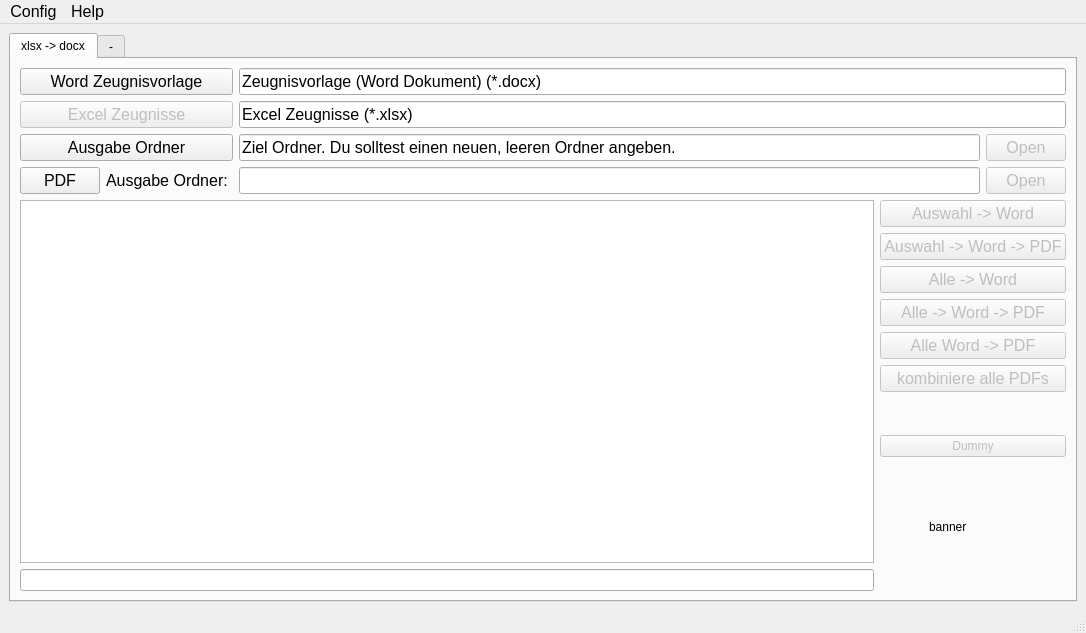
<?xml version="1.0" encoding="UTF-8"?>
<ui version="4.0">
 <class>MainWindow</class>
 <widget class="QMainWindow" name="MainWindow">
  <property name="geometry">
   <rect>
    <x>0</x>
    <y>0</y>
    <width>1086</width>
    <height>633</height>
   </rect>
  </property>
  <property name="windowTitle">
   <string>MainWindow</string>
  </property>
  <widget class="QWidget" name="centralwidget">
   <layout class="QGridLayout" name="gridLayout_2">
    <item row="0" column="0">
     <widget class="QTabWidget" name="tabWidget">
      <property name="currentIndex">
       <number>0</number>
      </property>
      <widget class="QWidget" name="tab">
       <attribute name="title">
        <string>xlsx -&gt; docx</string>
       </attribute>
       <layout class="QGridLayout" name="gridLayout">
        <item row="0" column="0" colspan="2">
         <layout class="QHBoxLayout" name="horizontalLayout_2">
          <item>
           <layout class="QVBoxLayout" name="verticalLayout_4">
            <item>
             <widget class="QPushButton" name="pushButton_Zeugnisvorlage">
              <property name="font">
               <font>
                <pointsize>12</pointsize>
               </font>
              </property>
              <property name="text">
               <string>Word Zeugnisvorlage</string>
              </property>
             </widget>
            </item>
            <item>
             <widget class="QPushButton" name="pushButton_Excel_Zeugnisse">
              <property name="enabled">
               <bool>false</bool>
              </property>
              <property name="font">
               <font>
                <pointsize>12</pointsize>
               </font>
              </property>
              <property name="text">
               <string>Excel Zeugnisse</string>
              </property>
             </widget>
            </item>
            <item>
             <widget class="QPushButton" name="pushButton_Ausgabe_Ordner">
              <property name="enabled">
               <bool>true</bool>
              </property>
              <property name="font">
               <font>
                <pointsize>12</pointsize>
               </font>
              </property>
              <property name="text">
               <string>Ausgabe Ordner</string>
              </property>
             </widget>
            </item>
            <item>
             <layout class="QHBoxLayout" name="horizontalLayout_5">
              <item>
               <widget class="QPushButton" name="pushButton_PDF_Folder">
                <property name="font">
                 <font>
                  <pointsize>12</pointsize>
                 </font>
                </property>
                <property name="text">
                 <string>PDF</string>
                </property>
               </widget>
              </item>
              <item>
               <widget class="QLabel" name="label_PDF_Folder">
                <property name="font">
                 <font>
                  <pointsize>12</pointsize>
                 </font>
                </property>
                <property name="text">
                 <string>Ausgabe Ordner: </string>
                </property>
               </widget>
              </item>
             </layout>
            </item>
           </layout>
          </item>
          <item>
           <layout class="QVBoxLayout" name="verticalLayout_3">
            <item>
             <widget class="QLineEdit" name="lineEdit_Zeugnisvorlage">
              <property name="font">
               <font>
                <pointsize>12</pointsize>
               </font>
              </property>
              <property name="text">
               <string>Zeugnisvorlage (Word Dokument) (*.docx)</string>
              </property>
             </widget>
            </item>
            <item>
             <widget class="QLineEdit" name="lineEdit_Zeugnisse_xlsx">
              <property name="font">
               <font>
                <pointsize>12</pointsize>
               </font>
              </property>
              <property name="text">
               <string>Excel Zeugnisse (*.xlsx)</string>
              </property>
             </widget>
            </item>
            <item>
             <layout class="QHBoxLayout" name="horizontalLayout">
              <item>
               <widget class="QLineEdit" name="lineEdit_ZeugnisAusgabe">
                <property name="font">
                 <font>
                  <pointsize>12</pointsize>
                 </font>
                </property>
                <property name="text">
                 <string>Ziel Ordner. Du solltest einen neuen, leeren Ordner angeben.</string>
                </property>
               </widget>
              </item>
              <item>
               <widget class="QPushButton" name="pushButton_OpenOutputFolder">
                <property name="enabled">
                 <bool>false</bool>
                </property>
                <property name="font">
                 <font>
                  <pointsize>12</pointsize>
                 </font>
                </property>
                <property name="text">
                 <string>Open</string>
                </property>
               </widget>
              </item>
             </layout>
            </item>
            <item>
             <layout class="QHBoxLayout" name="horizontalLayout_7">
              <item>
               <widget class="QLineEdit" name="lineEdit_PDF_output">
                <property name="font">
                 <font>
                  <pointsize>12</pointsize>
                 </font>
                </property>
               </widget>
              </item>
              <item>
               <widget class="QPushButton" name="pushButton_OpenPDFOutputFolder">
                <property name="enabled">
                 <bool>false</bool>
                </property>
                <property name="font">
                 <font>
                  <pointsize>12</pointsize>
                 </font>
                </property>
                <property name="text">
                 <string>Open</string>
                </property>
               </widget>
              </item>
             </layout>
            </item>
           </layout>
          </item>
         </layout>
        </item>
        <item row="1" column="1">
         <layout class="QVBoxLayout" name="verticalLayout">
          <item>
           <widget class="QPushButton" name="pushButton_create_only_selected_docx">
            <property name="enabled">
             <bool>false</bool>
            </property>
            <property name="font">
             <font>
              <pointsize>12</pointsize>
             </font>
            </property>
            <property name="text">
             <string>Auswahl -&gt; Word</string>
            </property>
           </widget>
          </item>
          <item>
           <widget class="QPushButton" name="pushButton_create_only_selected_docx_pdf">
            <property name="enabled">
             <bool>false</bool>
            </property>
            <property name="font">
             <font>
              <pointsize>12</pointsize>
             </font>
            </property>
            <property name="text">
             <string>Auswahl -&gt; Word -&gt; PDF</string>
            </property>
           </widget>
          </item>
          <item>
           <widget class="QPushButton" name="pushButton_create_all_docx">
            <property name="enabled">
             <bool>false</bool>
            </property>
            <property name="font">
             <font>
              <pointsize>12</pointsize>
             </font>
            </property>
            <property name="text">
             <string>Alle -&gt; Word</string>
            </property>
           </widget>
          </item>
          <item>
           <widget class="QPushButton" name="pushButton_create_all_docx_pdf">
            <property name="enabled">
             <bool>false</bool>
            </property>
            <property name="font">
             <font>
              <pointsize>12</pointsize>
             </font>
            </property>
            <property name="text">
             <string>Alle -&gt; Word -&gt; PDF</string>
            </property>
           </widget>
          </item>
          <item>
           <widget class="QPushButton" name="pushButton_convert_all_docx_tp_pdf">
            <property name="enabled">
             <bool>false</bool>
            </property>
            <property name="font">
             <font>
              <pointsize>12</pointsize>
             </font>
            </property>
            <property name="text">
             <string>Alle Word -&gt; PDF</string>
            </property>
           </widget>
          </item>
          <item>
           <widget class="QPushButton" name="pushButton_combine_pdfs">
            <property name="enabled">
             <bool>false</bool>
            </property>
            <property name="font">
             <font>
              <pointsize>12</pointsize>
             </font>
            </property>
            <property name="text">
             <string>kombiniere alle PDFs</string>
            </property>
           </widget>
          </item>
          <item>
           <spacer name="verticalSpacer">
            <property name="orientation">
             <enum>Qt::Vertical</enum>
            </property>
            <property name="sizeHint" stdset="0">
             <size>
              <width>20</width>
              <height>40</height>
             </size>
            </property>
           </spacer>
          </item>
          <item>
           <widget class="QPushButton" name="pushButton_Dummy">
            <property name="enabled">
             <bool>false</bool>
            </property>
            <property name="text">
             <string>Dummy</string>
            </property>
           </widget>
          </item>
          <item>
           <layout class="QHBoxLayout" name="horizontalLayout_3">
            <item>
             <spacer name="horizontalSpacer">
              <property name="orientation">
               <enum>Qt::Horizontal</enum>
              </property>
              <property name="sizeType">
               <enum>QSizePolicy::Minimum</enum>
              </property>
              <property name="sizeHint" stdset="0">
               <size>
                <width>40</width>
                <height>20</height>
               </size>
              </property>
             </spacer>
            </item>
            <item>
             <widget class="QLabel" name="banner">
              <property name="minimumSize">
               <size>
                <width>128</width>
                <height>128</height>
               </size>
              </property>
              <property name="maximumSize">
               <size>
                <width>128</width>
                <height>128</height>
               </size>
              </property>
              <property name="text">
               <string>banner</string>
              </property>
             </widget>
            </item>
           </layout>
          </item>
         </layout>
        </item>
        <item row="1" column="0">
         <layout class="QVBoxLayout" name="verticalLayout_2">
          <item>
           <widget class="QTableView" name="tableView">
            <property name="font">
             <font>
              <pointsize>8</pointsize>
             </font>
            </property>
            <property name="alternatingRowColors">
             <bool>true</bool>
            </property>
           </widget>
          </item>
          <item>
           <widget class="QLineEdit" name="lineEdit_infoline">
            <property name="readOnly">
             <bool>false</bool>
            </property>
           </widget>
          </item>
         </layout>
        </item>
       </layout>
      </widget>
      <widget class="QWidget" name="tab2">
       <attribute name="title">
        <string>-</string>
       </attribute>
       <layout class="QGridLayout" name="gridLayout_5"/>
      </widget>
     </widget>
    </item>
   </layout>
  </widget>
  <widget class="QMenuBar" name="menubar">
   <property name="geometry">
    <rect>
     <x>0</x>
     <y>0</y>
     <width>1086</width>
     <height>27</height>
    </rect>
   </property>
   <property name="font">
    <font>
     <pointsize>12</pointsize>
    </font>
   </property>
   <widget class="QMenu" name="menuConfig">
    <property name="font">
     <font>
      <pointsize>12</pointsize>
     </font>
    </property>
    <property name="title">
     <string>Config</string>
    </property>
    <addaction name="actionSet_search_folder"/>
    <addaction name="actionAutomatisch_PDF_Ordner_anlegen"/>
   </widget>
   <widget class="QMenu" name="menuHelp">
    <property name="title">
     <string>Help</string>
    </property>
    <addaction name="actionAnleitung_oeffnen"/>
    <addaction name="actionAbout"/>
    <addaction name="actionkill_winword"/>
   </widget>
   <addaction name="menuConfig"/>
   <addaction name="menuHelp"/>
  </widget>
  <widget class="QStatusBar" name="statusbar"/>
  <action name="actionSet_search_folder">
   <property name="text">
    <string>Wähle Dokumentenstartordner</string>
   </property>
   <property name="font">
    <font>
     <pointsize>12</pointsize>
    </font>
   </property>
  </action>
  <action name="actionAbout">
   <property name="text">
    <string>About</string>
   </property>
   <property name="font">
    <font>
     <pointsize>12</pointsize>
    </font>
   </property>
  </action>
  <action name="actionAutomatisch_PDF_Ordner_anlegen">
   <property name="checkable">
    <bool>true</bool>
   </property>
   <property name="checked">
    <bool>true</bool>
   </property>
   <property name="text">
    <string>Automatisch PDF Ordner anlegen</string>
   </property>
  </action>
  <action name="actionAnleitung_oeffnen">
   <property name="text">
    <string>Anleitung öffnen</string>
   </property>
   <property name="font">
    <font>
     <pointsize>12</pointsize>
    </font>
   </property>
  </action>
  <action name="actionREADME">
   <property name="text">
    <string>README</string>
   </property>
   <property name="font">
    <font>
     <pointsize>12</pointsize>
    </font>
   </property>
  </action>
  <action name="actionkill_winword">
   <property name="text">
    <string>WinWord Prozesse beenden?</string>
   </property>
   <property name="font">
    <font>
     <pointsize>12</pointsize>
    </font>
   </property>
  </action>
 </widget>
 <resources/>
 <connections/>
</ui>
